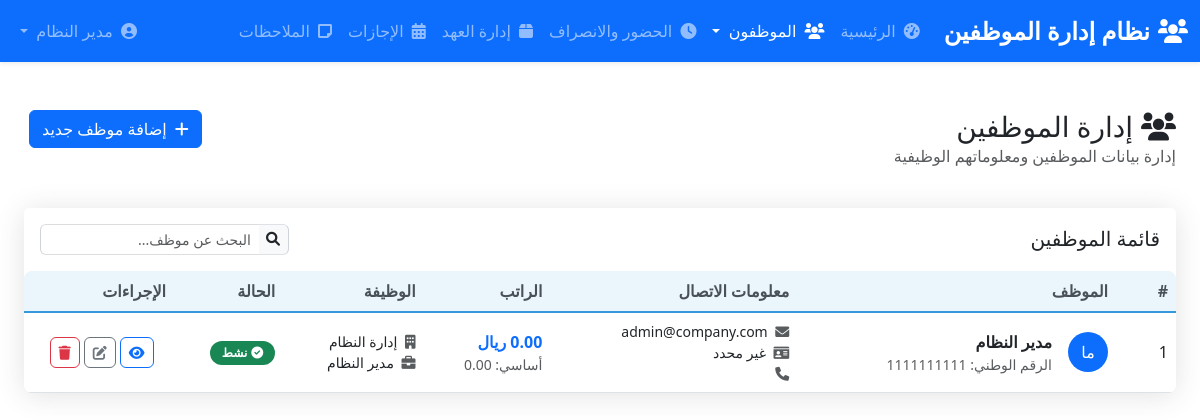
The page /employees.php (signed in) on the database its author committed.
### tables this page shows
CREATE TABLE IF NOT EXISTS employees (
    id INT AUTO_INCREMENT PRIMARY KEY,
    first_name VARCHAR(50) NOT NULL,
    last_name VARCHAR(50) NOT NULL,
    national_id VARCHAR(20) UNIQUE,
    birth_date DATE,
    hire_date DATE,
    department_id INT,
    position_id INT,
    salary DECIMAL(10,2) DEFAULT 0.00,
    residency_number VARCHAR(50) NULL ,
    basic_salary DECIMAL(10,2) DEFAULT 0.00,
    housing_allowance DECIMAL(10,2) DEFAULT 0.00,
    transportation_allowance DECIMAL(10,2) DEFAULT 0.00,
    other_allowances DECIMAL(10,2) DEFAULT 0.00,
    phone VARCHAR(20),
    email VARCHAR(100),
    address TEXT,
    status ENUM('active', 'leave', 'terminated') DEFAULT 'active',
    profile_picture VARCHAR(255),
    created_at TIMESTAMP DEFAULT CURRENT_TIMESTAMP,
    updated_at TIMESTAMP DEFAULT CURRENT_TIMESTAMP ON UPDATE CURRENT_TIMESTAMP
);

CREATE TABLE IF NOT EXISTS departments (
    id INT AUTO_INCREMENT PRIMARY KEY,
    name VARCHAR(100) NOT NULL UNIQUE,
    manager_id INT
);

CREATE TABLE IF NOT EXISTS positions (
    id INT AUTO_INCREMENT PRIMARY KEY,
    title VARCHAR(100) NOT NULL,
    description TEXT,
    min_salary DECIMAL(10,2),
    max_salary DECIMAL(10,2)
);

### employees.php (the view, shortened to what this page needs)
<?php
require_once 'config.php';
$employees = [];
try {
    $stmt = $pdo->query("SELECT e.*, d.name as department_name, p.title as position_name, u.username FROM employees e LEFT JOIN departments d ON e.department_id = d.id LEFT JOIN positions p ON e.position_id = p.id LEFT JOIN users u ON e.id = u.employee_id ORDER BY e.first_name");
    $employees = $stmt->fetchAll(PDO::FETCH_ASSOC);
} catch (PDOException $e) {
    $error_message = "خطأ في جلب بيانات الموظفين: " . $e->getMessage();
}
?>
<?php
include 'includes/header.php';
?>
<div class="container-fluid mt-4">
    <div class="row mb-4">
        <div class="col-md-6">
            <h1 class="h3 mb-0"><i class="fas fa-users me-2"></i>إدارة الموظفين</h1>
            <p class="text-muted">إدارة بيانات الموظفين ومعلوماتهم الوظيفية</p>
        </div>
        <div class="col-md-6 text-md-end mt-3 mt-md-0">
            <button type="button" class="btn btn-primary" data-bs-toggle="modal" data-bs-target="#addEmployeeModal">
                <i class="fas fa-plus me-2"></i>إضافة موظف جديد
            </button>
        </div>
    </div>
    <div class="card shadow-sm border-0">
        <div class="card-header bg-white py-3 border-0">
            <div class="row align-items-center">
                <div class="col">
                    <h5 class="mb-0">قائمة الموظفين</h5>
                </div>
                <div class="col-auto">
                    <div class="input-group input-group-sm">
                        <span class="input-group-text"><i class="fas fa-search"></i></span>
                        <input type="text" class="form-control" id="searchEmployees" placeholder="البحث عن موظف...">
                    </div>
                </div>
            </div>
        </div>
        <div class="card-body p-0">
            <div class="table-responsive">
                <table class="table table-hover align-middle mb-0" id="employeesTable">
                    <thead class="table-light">
                        <tr>
                            <th width="60">#</th>
                            <th>الموظف</th>
                            <th>معلومات الاتصال</th>
                            <th>الراتب</th>
                            <th>الوظيفة</th>
                            <th>الحالة</th>
                            <th width="150">الإجراءات</th>
                        </tr>
                    </thead>
                    <tbody>
                        <?php if (count($employees) > 0): ?>
                            <?php foreach ($employees as $index => $employee): ?>
                                <tr>
                                    <td><?php echo $index + 1; ?></td>
                                    <td>
                                        <div class="d-flex align-items-center">
                                            <div class="avatar-md bg-primary rounded-circle text-white d-flex align-items-center justify-content-center me-3">
                                                <?php echo mb_substr($employee['first_name'], 0, 1) . mb_substr($employee['last_name'], 0, 1); ?>
                                            </div>
                                            <div>
                                                <div class="fw-bold"><?php echo $employee['first_name'] . ' ' . $employee['last_name']; ?></div>
                                                <div class="text-muted small">الرقم الوطني: <?php echo $employee['national_id']; ?></div>
                                            </div>
                                        </div>
                                    </td>
                                    <td>
                                        <div class="small">
                                            <div><i class="fas fa-envelope me-1 text-muted"></i> <?php echo $employee['email']; ?></div>
                                            <div><i class="fas fa-id-card me-1 text-muted"></i> <?php echo $employee['residency_number'] ?? 'غير محدد'; ?></div>
                                            <div><i class="fas fa-phone me-1 text-muted"></i> <?php echo $employee['phone']; ?></div>
                                        </div>
                                    </td>
                                    <td>
                                        <div class="fw-bold text-primary"><?php echo number_format($employee['salary'], 2); ?> ريال</div>
                                        <div class="small text-muted">أساسي: <?php echo number_format($employee['basic_salary'], 2); ?></div>
                                    </td>
                                    <td>
                                        <div class="small">
                                            <div><i class="fas fa-building me-1 text-muted"></i> <?php echo $employee['department_name'] ?? 'غير محدد'; ?></div>
                                            <div><i class="fas fa-briefcase me-1 text-muted"></i> <?php echo $employee['position_name'] ?? 'غير محدد'; ?></div>
                                        </div>
                                    </td>
                                    <td>
                                        <?php if ($employee['status'] == 'active'): ?>
                                            <span class="badge bg-success rounded-pill"><i class="fas fa-check-circle me-1"></i>نشط</span>
                                        <?php elseif ($employee['status'] == 'leave'): ?>
                                            <span class="badge bg-warning rounded-pill"><i class="fas fa-clock me-1"></i>إجازة</span>
                                        <?php else: ?>
                                            <span class="badge bg-danger rounded-pill"><i class="fas fa-times-circle me-1"></i>منتهي الخدمة</span>
                                        <?php endif; ?>
                                    </td>
                                    <td>
                                        <div class="d-flex justify-content-center">
                                            <a href="employee_profile.php?id=<?php echo $employee['id']; ?>" class="btn btn-sm btn-outline-primary me-1" title="عرض الملف الشخصي">
                                                <i class="fas fa-eye"></i>
                                            </a>
                                            <button type="button" class="btn btn-sm btn-outline-secondary me-1" data-bs-toggle="modal" data-bs-target="#editEmployeeModal<?php echo $employee['id']; ?>" title="تعديل">
                                                <i class="fas fa-edit"></i>
                                            </button>
                                            <a href="employees.php?delete=<?php echo $employee['id']; ?>" class="btn btn-sm btn-outline-danger" title="حذف" onclick="return confirm('هل أنت متأكد من حذف هذا الموظف؟');">
                                                <i class="fas fa-trash"></i>
                                            </a>
                                        </div>
                                    </td>
                                </tr>
                            <?php endforeach; ?>
                        <?php endif; ?>
                    </tbody>
                </table>
            </div>
        </div>
    </div>
</div>
<?php include 'includes/footer.php'; ?>
</html>

### assets/css/style.css (style rules this page uses)
:root { --primary-color: #3498db; --secondary-color: #2c3e50; --success-color: #2ecc71; --danger-color: #e74c3c; --warning-color: #f39c12; --info-color: #1abc9c; --light-color: #f8f9fa; --dark-color: #343a40; }
*, *::before, *::after { box-sizing: border-box; margin: 0; padding: 0; outline: 0; border: 0; text-decoration: none; list-style: none; }
html { height: 100%; direction: rtl; }
.input-group > .form-control:not(:first-child) { border-top-right-radius: 0; border-bottom-right-radius: 0; border-top-left-radius: 0.375rem; border-bottom-left-radius: 0.375rem; }
.input-group-text { border-right: 1px solid #ced4da; border-left: 0; }
.input-group .input-group-text:first-child { border-top-left-radius: 0; border-bottom-left-radius: 0; border-top-right-radius: 0.375rem; border-bottom-right-radius: 0.375rem; }
.table { text-align: right; }
.table th, .table td { text-align: right; }
@media (prefers-reduced-motion: no-preference) { :root { scroll-behavior: smooth; } }
body { margin: 0; padding: 0; overflow-y: auto; scroll-behavior: smooth; font-family: "Segoe UI", Tahoma, Geneva, Verdana, sans-serif; }
.card { border-radius: 10px; box-shadow: 0 0.15rem 1.75rem 0 rgba(58, 59, 69, 0.15) !important; transition: transform 0.2s; }
.btn { border-radius: 6px; font-weight: 500; transition: all 0.2s; }
.table { border-radius: 8px; overflow: hidden; }
.table thead th { border-bottom: 2px solid var(--primary-color); background-color: rgba(52, 152, 219, 0.1); }
.form-control, .form-select { border-radius: 6px; border: 1px solid #ddd; transition: all 0.2s; }

### includes/header.php (style rules this page uses)
body { direction: rtl; text-align: right; }

### employees.php (style rules this page uses)
html, body { direction: rtl; text-align: right; }
.card { transition: transform 0.3s ease, box-shadow 0.3s ease; text-align: right; }
.table th { border-top: none; font-weight: 600; color: #495057; background-color: #f8f9fa; text-align: right; }
.table td { text-align: right; }
.btn { transition: all 0.2s ease; margin-left: 5px; margin-right: 0; }
.avatar-md { width: 40px; height: 40px; font-size: 16px; margin-left: 10px; margin-right: 0; }
.badge { font-size: 0.75rem; padding: 0.375rem 0.75rem; }
.form-control, .form-select { text-align: right; }
.input-group-text { background-color: #f8f9fa; border-left: none; border-right: 1px solid #ced4da; }
.input-group .form-control, .input-group .form-select { border-left: 1px solid #ced4da; border-right: none; }
.input-group> :not(:first-child):not(.dropdown-menu):not(.valid-tooltip):not(.valid-feedback):not(.invalid-tooltip):not(.invalid-feedback) { margin-right: -1px; border-top-right-radius: 0; border-bottom-right-radius: 0; border-top-left-radius: 0.375rem; border-bottom-left-radius: 0.375rem; }
.input-group> :first-child { border-top-left-radius: 0; border-bottom-left-radius: 0; border-top-right-radius: 0.375rem; border-bottom-right-radius: 0.375rem; }
#searchEmployees { border-radius: 0.375rem 0 0 0.375rem; }
.input-group .input-group-text { border-radius: 0 0.375rem 0.375rem 0; }

### rows shown on the page
employees: first_name "م", last_name "ا", first_name "مدير", last_name "النظام", national "1111111111", email "admin@company.com", residency_number "غير محدد", salary "0.00", basic_salary "0.00", department.name "إدارة النظام", position.title "مدير النظام", status "active" (drawn)

### other values the page prints
APP_NAME "نظام إدارة الموظفين"
$_SESSION['full_name'] "مدير النظام"
